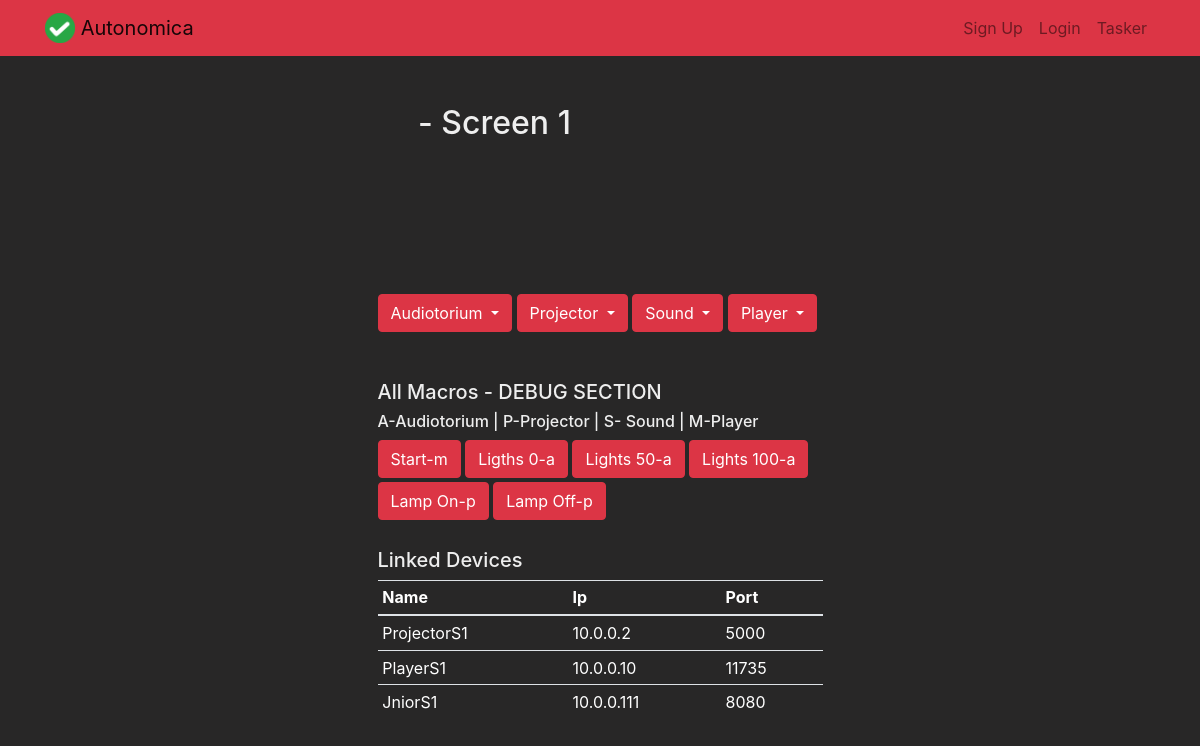
Page /screen/fullscreen/1 on the committed database.
### autonomica/models.py (models this page shows, shortened)
class Screen(models.Model):
    title = models.CharField(max_length=100)
    location = models.CharField(max_length=100, blank=True)
    created = models.DateTimeField(auto_now_add=True)
    enabled = models.BooleanField(default=False)
    user = models.ForeignKey(User, on_delete=models.CASCADE)

class Macro(models.Model):
    CATEGORY = (
        ('p', 'Projector'),
        ('s', 'Sound'),
        ('a', 'Audiotorium'),
        ('m', 'MediaBlock'),
    )
    CATEGORY_JNIOR = (
        ('n', 'None'),
        ('c', 'Cinema Application'),
        ('t', 'Tasker Application'),
    )
    screen = models.ForeignKey(Screen, on_delete=models.CASCADE, help_text="Related to screen.")
    device = models.ForeignKey(Device, on_delete=models.CASCADE, null=True, help_text="Device category.")
    name = models.CharField(max_length=100, help_text="Public name.")
    command = models.CharField(max_length=100, help_text="System command.")
    termination = models.CharField(max_length=100, blank=True, help_text="Termination String if any.")
    category = models.CharField(max_length=100, choices=CATEGORY, default='p', )
    jnior = models.CharField(max_length=100, choices=CATEGORY_JNIOR, default='n', help_text="Use if macro is amed for Tasker or Cinema Application." )

class Device(models.Model):
    screen = models.ForeignKey(Screen, on_delete=models.CASCADE)
    name = models.CharField(max_length=100)
    ip = models.CharField(max_length=100)
    port = models.CharField(max_length=100)
    cinema = models.BooleanField(default=False, blank=True, help_text="If Jnior is Cinema Application installed?")
    tasker = models.BooleanField(default=False, blank=True, help_text="If Jnior is Tasker Application installed?")

### autonomica/views.py (the view, shortened to what this page needs)
# urls.py: path('screen/fullscreen/<int:screen_pk>', views.fullscreen, name='fullscreen'),
def fullscreen(request, screen_pk):
    screen = get_object_or_404(Screen, pk=screen_pk)
    macro = Macro.objects.filter(screen_id=screen_pk).order_by('-name')
    device = Device.objects.filter(screen_id=screen_pk).order_by('-name')
    if request.method == 'GET':
        formS = ScreenForm(instance=screen)
        return render(request, 'autonomica/fullscreen.html', {'screen': screen, 'form': formS, 'macros': macro, 'devices': device})

### templates/autonomica/fullscreen.html (shortened to what this page needs)
{% extends "autonomica/basefullscreen.html" %}
{% block content %}
    <div class="row justify-content-center mt-5">
        <div class="col-md-5">
            <h2><div class="spinner-grow text-success text-success" role="status"></div> - {{ screen.title }}</h2>
        </div>
    </div>
    <br>
    <div class="row justify-content-center mt-5">
        <div class="col-md-5">
            <br>
            <div>
                <div class="btn-group">
                    <button type="button" class="btn btn-danger dropdown-toggle" data-toggle="dropdown"
                            aria-haspopup="true" aria-expanded="false">
                        Audiotorium
                    </button>
                </div>
                <div class="btn-group">
                    <button type="button" class="btn btn-danger dropdown-toggle" data-toggle="dropdown"
                            aria-haspopup="true" aria-expanded="false">
                        Projector
                    </button>
                </div>
                <div class="btn-group">
                    <button type="button" class="btn btn-danger dropdown-toggle" data-toggle="dropdown"
                            aria-haspopup="true" aria-expanded="false">
                        Sound
                    </button>
                </div>
                <div class="btn-group">
                    <button type="button" class="btn btn-danger dropdown-toggle" data-toggle="dropdown"
                            aria-haspopup="true" aria-expanded="false">
                        Player
                    </button>
                </div>
            </div>
            <br>
            <br>
            <div>
                <h5>All Macros - DEBUG SECTION</h5>
                <h6>A-Audiotorium | P-Projector | S- Sound | M-Player </h6>
                <div>
                    {% for macro in macros %}
                        <button type="button" class="btn btn-danger mb-1"
                                onclick="null">{{ macro.name }}-{{ macro.category }}</button>
                    {% endfor %}
                </div>
            </div>
            <br>
            <h5>Linked Devices</h5>
            <table class="table table-sm">
                <thead>
                <tr>
                    <th scope="col">Name</th>
                    <th scope="col">Ip</th>
                    <th scope="col">Port</th>
                </tr>
                </thead>
                <tbody>
                {% for device in devices %}
                    <tr>
                        <td>{{ device.name }}</td>
                        <td>{{ device.ip }}</td>
                        <td>{{ device.port }}</td>
                    </tr>
                {% endfor %}
                </tbody>
            </table>
        </div>
    </div>
{% endblock %}

### autonomica/static/todo/style.css (style rules this page uses)
body { background-color: rgb(40, 39, 39); }
h2 { color: #eeeeee; }
h5 { color: #eeeeee; }
h6 { color: #eeeeee; }
thead th { color: white; }
tbody td { color: white; }

### rows in the picture
Screen: title "Screen 1"
Macro: name "Start", category "m"
Macro: name "Ligths 0", category "a"
Macro: name "Lights 50", category "a"
Macro: name "Lights 100", category "a"
Macro: name "Lamp On", category "p"
Macro: name "Lamp Off", category "p"
Device: name "ProjectorS1", ip "10.0.0.2", port "5000"
Device: name "PlayerS1", ip "10.0.0.10", port "11735"
Device: name "JniorS1", ip "10.0.0.111", port "8080"
